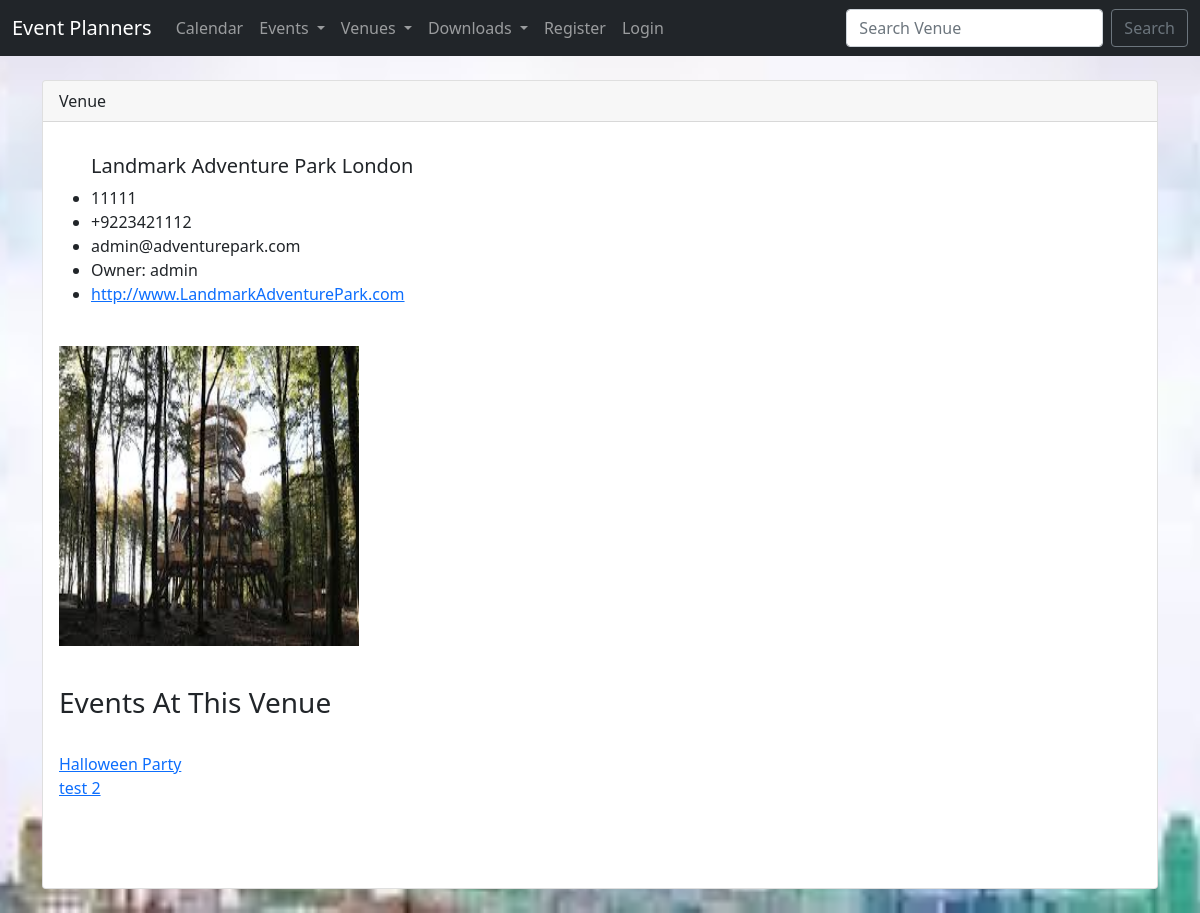
Screenshot of /show_venue/3 with the database file from the repository.
### events/models.py (models this page shows, shortened)
class Venue(models.Model):
    name = models.CharField('Venue Name', max_length=120)
    address = models.CharField(max_length=130)
    phone = models.CharField('Phone', max_length=70, blank=True)
    zip_code = models.CharField('Zip Code', max_length=40)
    web = models.URLField('Website Address', max_length=90,blank=True)
    email_address = models.EmailField('Email Address', max_length=100, blank=True)
    owner = models.IntegerField("venue Owner", blank=False,default=1)
    venue_image = models.ImageField(null=True,blank=True, upload_to="images/")

class Events(models.Model):
    name = models.CharField('Event Name', max_length=100)
    event_date = models.DateTimeField('Event Date')
    venue = models.ForeignKey(Venue, blank=True, null=True, on_delete=models.CASCADE)
    manager = models.ForeignKey(User, blank=True, null=True, on_delete=models.SET_NULL)
    description = models.TextField(blank=True)
    attendees = models.ManyToManyField(HotelUser, blank=True)
    approved = models.BooleanField('Approved',default=False)
    def __str__(self):
        return self.name

### events/views.py (the view)
# urls.py: path('show_venue/<venue_id>', views.show_venue, name = 'show-venue'),
def show_venue(request, venue_id):
    venue = Venue.objects.get(pk=venue_id)
    venue_owner = User.objects.get(pk=venue.owner)
    events = venue.events_set.all()
    return render(request, 'events/show_venue.html',
                  {'venue': venue,
                   'venue_owner': venue_owner,
                   'events':events})

### events/templates/events/show_venue.html (shortened to what this page needs)
{% extends "events/base.html" %}
{% block content %}
<div class="card">
    <div class="card-header">
        Venue
    </div>
    <div class="card-body">
        <p class="card-text">
        <ul>
            <h5>{{ venue.address }}</h5>
            <li>{{ venue.zip_code }} </li>
            <li>{{ venue.phone }} </li>
            <li>{{ venue.email_address }} </li>
            <li>Owner: {{venue_owner}}</li>
            <li><a href="{{ 'venue.web'}}">{{ venue.web }} </a> </li>
        </ul>
        <br>
        {% if venue.venue_image %}
        <img src="{{ venue.venue_image.url }}" width="300" height="300">
        {% endif %}
        </p>
        <br>
        <h3>Events At This Venue</h3> <br>
        {% if events %}
        {% for event in events %}
        <a href="{%url 'show-event' event.id %}">{{event}} </a><br>
        {% endfor %}
        <br>
         {%else%}
         No Events Scheduled At This Time!!
         {% endif %}
        <br>
        <br>
    </div>
</div>
<br>
{%endblock%}

### events/static/events/style.css (style rules this page uses)
body { background: #f4f4f4 url("images/back.jpeg") no-repeat center fixed; background-size: cover; -webkit-background-size: cover; -moz-background-size: cover; -o-background-size: cover; }

### rows the page displays
Venue: address "Landmark Adventure Park London", zip_code "11111", phone "+9223421112", email_address "admin@adventurepark.com", web "http://www.LandmarkAdventurePark.com", venue_image (picture)
Events: name "Halloween Party"
Events: name "test 2"

### other values shown
{{ venue_owner }} "admin"
